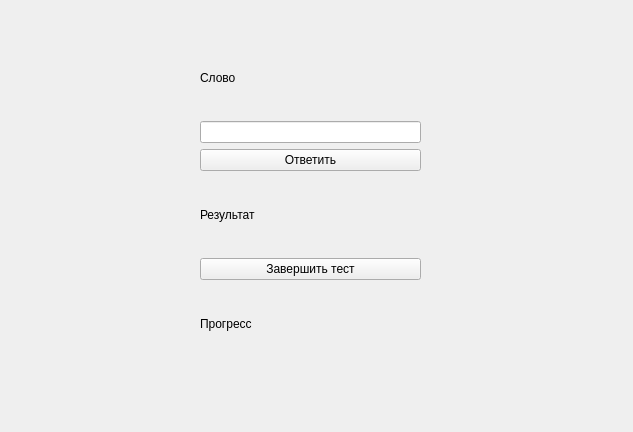
<?xml version="1.0" encoding="UTF-8"?>
<ui version="4.0">
 <class>TestMode</class>
 <widget class="QWidget" name="TestMode">
  <property name="geometry">
   <rect>
    <x>0</x>
    <y>0</y>
    <width>633</width>
    <height>432</height>
   </rect>
  </property>
  <property name="windowTitle">
   <string>Form</string>
  </property>
  <widget class="QWidget" name="">
   <property name="geometry">
    <rect>
     <x>200</x>
     <y>40</y>
     <width>221</width>
     <height>321</height>
    </rect>
   </property>
   <layout class="QVBoxLayout" name="verticalLayout">
    <item>
     <widget class="QLabel" name="wordLabel">
      <property name="text">
       <string>Слово</string>
      </property>
     </widget>
    </item>
    <item>
     <widget class="QLineEdit" name="answerInput"/>
    </item>
    <item>
     <widget class="QPushButton" name="submitButton">
      <property name="text">
       <string>Ответить</string>
      </property>
     </widget>
    </item>
    <item>
     <widget class="QLabel" name="resultLabel">
      <property name="text">
       <string>Результат</string>
      </property>
     </widget>
    </item>
    <item>
     <widget class="QPushButton" name="finishButton">
      <property name="text">
       <string>Завершить тест</string>
      </property>
     </widget>
    </item>
    <item>
     <widget class="QLabel" name="progressLabel">
      <property name="text">
       <string>Прогресс</string>
      </property>
     </widget>
    </item>
   </layout>
  </widget>
 </widget>
 <resources/>
 <connections/>
</ui>
